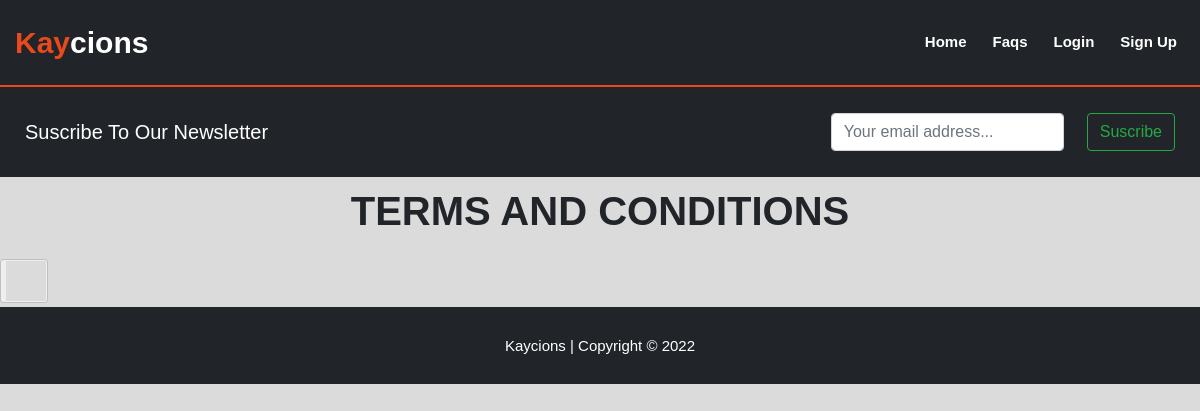
/terms/, run on an earlier commit of the app's database.
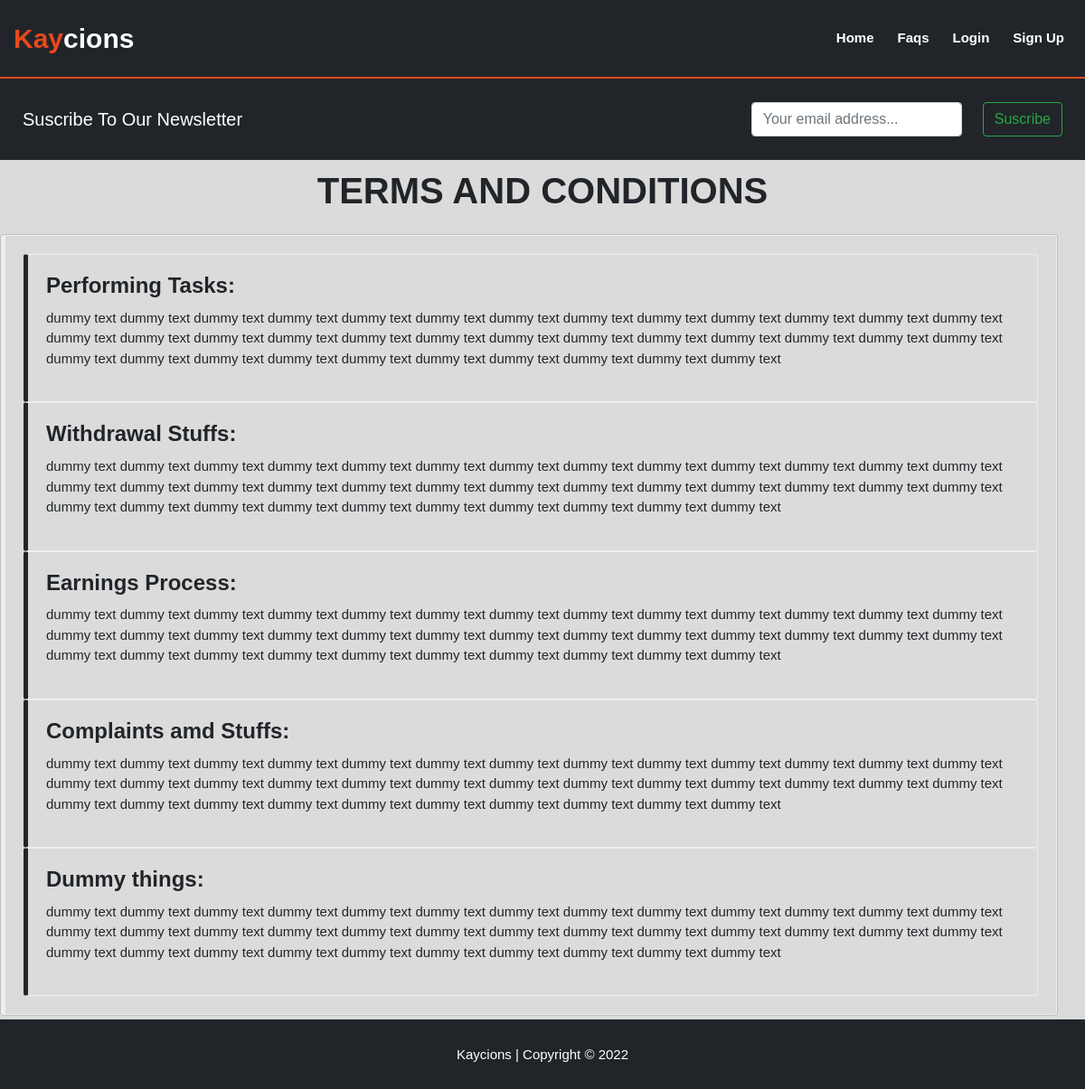
And on a later commit of the database.
### task/models.py (models this page shows)
class Faqs_Terms(models.Model):
    faqs_title = models.CharField(max_length=100, null=True, blank=True)
    terms_title = models.CharField(max_length=100, null=True, blank=True)
    faqs_text = models.TextField(max_length=5000, null=True, blank=True)
    terms_text = models.TextField(max_length=5000, null=True, blank=True)

### task/views.py (the view, shortened to what this page needs)
# urls.py: path('terms/', views.terms, name="terms"),
def terms(request):
    terms = Faqs_Terms.objects.exclude(faqs_title__isnull=False, faqs_text__isnull=False)
    form = SuscribersForm()
    context = {'terms':terms, 'form':form}
    return render(request, 'task/terms.html', context)

### task/forms.py
class SuscribersForm(ModelForm):
    email = forms.EmailField(widget=forms.EmailInput(attrs={'class':'form-control mr-sm-2', 'type':'email', 'placeholder':'Your email address...'}))
    class Meta:
        model = Suscribers
        fields = ['email']

### task/templates/task/terms.html (shortened to what this page needs)
{% extends 'task/main.html' %}
{% load static %}
{% block content %}
<nav class="navbar navbar-light justify-content-between" style="padding: 25px; background-color: #212529;">
  <span style="color: white;" class="navbar-brand">Suscribe To Our Newsletter</span>
  <form method="post" class="form-inline d-flex">
    {{form.email}}
    <button style="margin-left: 15px;" class="btn btn-outline-success my-2 my-sm-0" type="submit">Suscribe</button>
  </form>
</nav>
<h1 class="faqq">TERMS AND CONDITIONS</h1>
<div class="row container-fluid mt-4">
  <div class="card" style="background-color:#dbdbdb;">
      <div class="card-body bs-callout">
          {% for t in terms %}
          <div class="bs-callout bs-callout-danger">
            <h4 style="font-weight: bold;">{{t.terms_title}}:</h4>
            <p>{{t.terms_text}}</p>
          </div>
          {% endfor %}
      </div>
  </div>
</div>
{% endblock %}

### task/templates/task/main.html (shortened to what this page needs)
{% load static %}
<!DOCTYPE html>
<html lang="en">
<head>
    <link rel="stylesheet" type="text/css" href="{% static 'css/bootstrap.min.css' %}">
    <link rel="stylesheet" href="https://cdn.jsdelivr.net/npm/sweetalert2@10.10.1/dist/sweetalert2.min.css">
    <link rel="stylesheet" type="text/css" href="{% static '/css/main.css' %}?{% now "U" %}">
    <link rel="stylesheet" href="https://use.fontawesome.com/releases/v5.12.1/css/all.css">
</head>
<body>
    <nav style="border-bottom: #e8491d 2px solid; padding-top: 15px; padding-bottom: 15px; padding-left: 15px; padding-right: 15px; background-color:#212529;" class="navbar navbar-expand-lg navbar-light">
      <span class="navbar-brand" href="#" style="font-size: 30px; font-weight: bold; color: white;"><span style="color:#e8491d;">Kay</span>cions</span>
      <div class="collapse navbar-collapse" id="navbarNav" >
        <ul class="navbar-nav" style="margin-left: auto; order: 2; font-weight: bold;">
          {% url 'home' as home_url %}
          <li class="nav-item">
            <a class="nav-link {% if request.path == home_url %}active{% endif %}" href="{% url 'home' %}">Home</a>
          </li>
          {% url 'faqs' as faqs_url %}
          <li class="nav-item">
            <a class="nav-link {% if request.path == faqs_url %}active{% endif %}" href="{% url 'faqs' %}">Faqs</a>
          </li>
          {% url 'login' as login_url %}
          <li class="nav-item">
            <a class="nav-link {% if request.path == login_url %}active{% endif %}" href="{% url 'login' %}">Login</a>
          </li>
          {% url 'register' as register_url %}
          <li class="nav-item">
            <a class="nav-link {% if request.path == register_url %}active{% endif %}" href="{% url 'register' %}">Sign Up</a>
          </li>
        </ul>
      </div>
    </nav>
    {% block content %}
    {% endblock %}
    <footer class="mt-1" style="background-color: #212529;">
      <p>Kaycions | Copyright &copy; <script>document.write(new Date().getFullYear());</script></p>
    </footer>
{% load sweetify %}
</body>
</html>

### static/css/main.css (style rules this page uses)
body { font: 15px/1.5 Arial, Helvetica,sans-serif, cursive, Apple Chancery; padding:0; margin:0; background-color:#dbdbdb; min-height: 100%; }
html { min-height: 100%; }
.nav-link { color:white !important; }
.navbar-nav .nav-item .nav-link { margin-left: 10px; }
.faqq { font-weight: bold; text-align: center; margin-top: 10px; }
footer { padding-top: 28px; padding-bottom: 10px; vertical-align: middle; color:#ffffff; background-color:#e8491d; text-align: center; }
.bs-callout { -moz-border-bottom-colors: none; -moz-border-left-colors: none; -moz-border-right-colors: none; -moz-border-top-colors: none; border-color: #eee; border-image: none; border-radius: 3px; border-style: solid; border-width: 1px 1px 1px 5px; padding: 20px; }
.bs-callout:last-child { margin-bottom: 0px; }
.bs-callout h4 { margin-bottom: 10px; margin-top: 0; }
.bs-callout p { font-size: 1em; }
.bs-callout-danger { border-left-color: #212529; }
.bs-callout-danger h4 { color: #212529; }

What changed in the data, as far as the page shows it:
added Faqs_Terms: terms_title "Performing Tasks", terms_text "dummy text dummy text dummy text dummy text dummy text dummy text dummy text dummy text dummy text dummy text dummy text dummy text dummy text dummy text dummy text dummy text dummy text dummy text dummy text dummy text dummy text dummy text dummy text dummy text dummy text dummy text dummy text dummy text dummy text dummy text dummy text dummy text dummy text dummy text dummy text dummy text"
added Faqs_Terms: terms_title "Withdrawal Stuffs", terms_text "dummy text dummy text dummy text dummy text dummy text dummy text dummy text dummy text dummy text dummy text dummy text dummy text dummy text dummy text dummy text dummy text dummy text dummy text dummy text dummy text dummy text dummy text dummy text dummy text dummy text dummy text dummy text dummy text dummy text dummy text dummy text dummy text dummy text dummy text dummy text dummy text"
added Faqs_Terms: terms_title "Earnings Process", terms_text "dummy text dummy text dummy text dummy text dummy text dummy text dummy text dummy text dummy text dummy text dummy text dummy text dummy text dummy text dummy text dummy text dummy text dummy text dummy text dummy text dummy text dummy text dummy text dummy text dummy text dummy text dummy text dummy text dummy text dummy text dummy text dummy text dummy text dummy text dummy text dummy text"
added Faqs_Terms: terms_title "Complaints amd Stuffs", terms_text "dummy text dummy text dummy text dummy text dummy text dummy text dummy text dummy text dummy text dummy text dummy text dummy text dummy text dummy text dummy text dummy text dummy text dummy text dummy text dummy text dummy text dummy text dummy text dummy text dummy text dummy text dummy text dummy text dummy text dummy text dummy text dummy text dummy text dummy text dummy text dummy text"
added Faqs_Terms: terms_title "Dummy things", terms_text "dummy text dummy text dummy text dummy text dummy text dummy text dummy text dummy text dummy text dummy text dummy text dummy text dummy text dummy text dummy text dummy text dummy text dummy text dummy text dummy text dummy text dummy text dummy text dummy text dummy text dummy text dummy text dummy text dummy text dummy text dummy text dummy text dummy text dummy text dummy text dummy text"
